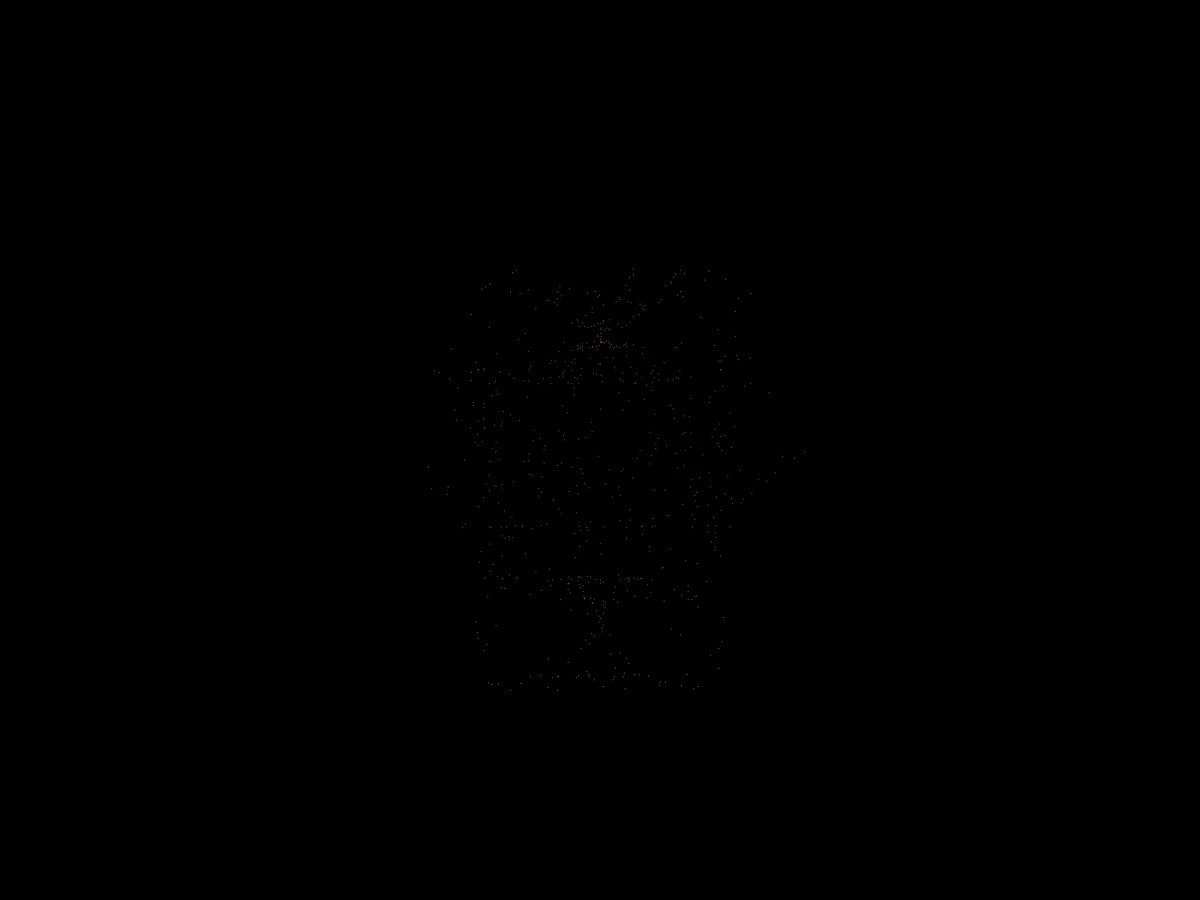
Frame 1 (no input)
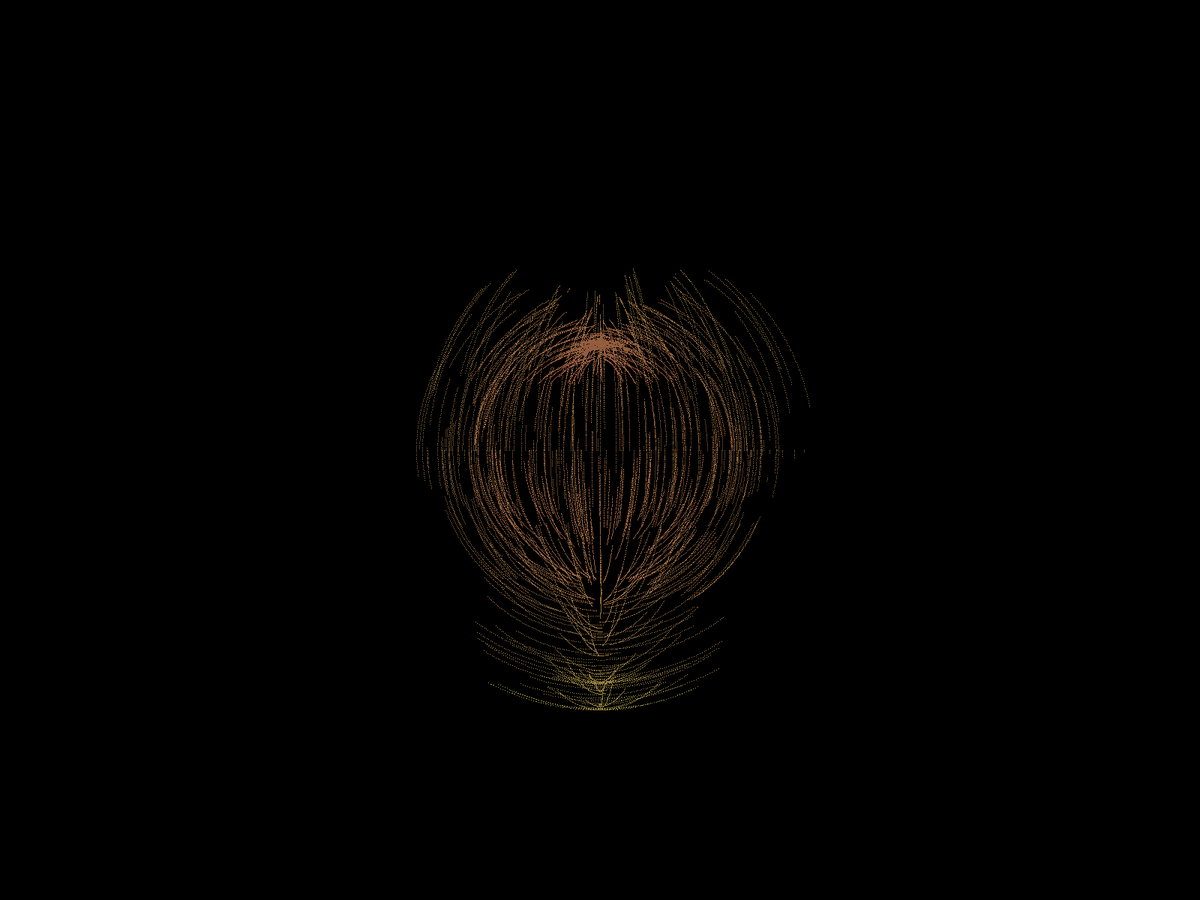
Frame 60 (the mouse pressed at the canvas centre just before this capture)
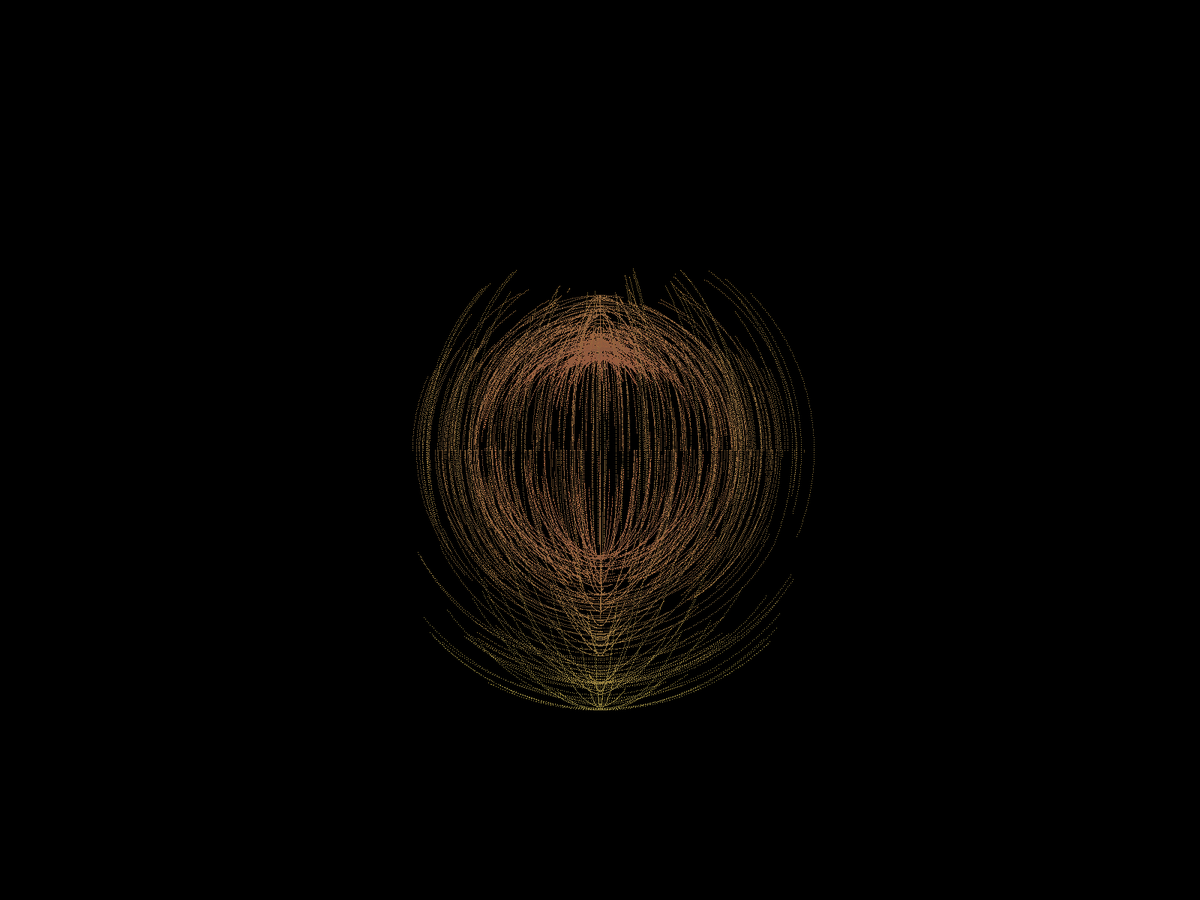
Frame 120 (the mouse held since frame 60 and released just before this capture)

The Processing sketch that drew these frames (run headless with seeded random() and noise(); from frame 60 on, the mouse is pressed at the canvas centre):

// Processing sketch: NoiseRing
// ── NoiseRing.pde
float getX(float r, float phi) {
  return r * cos(phi);
}

float getY(float r, float phi) {
  return r * sin(phi);
}


float t = 0;

void setup() {
  fullScreen();
  noCursor();
  background(0);
  stroke(255,0,0);
  strokeWeight(0.01);
  noFill();
  noiseDetail(8);
  colorMode(HSB);
}


float myRawFunc(float phi, float t) {
  return 20 + 400 * noise(phi + t);
}


float myFunc(float phi, float t) {
  return myRawFunc(phi, t); //-(myRawFunc(TWO_PI, t)-myRawFunc(0, t))*phi/TWO_PI;
}


void draw() {
  t += 0.01;
  translate(width/2, height/2);
  
  float detail = 0.01;
  float prevR = myFunc(0,t);
  
  for (float phi = detail; phi < TWO_PI + detail; phi += detail) {
    float r = myFunc(phi,t);
    
    stroke((r/10 + t)%255, 100 + noise(t) * 100, 100 + noise(t)*100);
    
    float x1 = getX(prevR * sin(r), phi-detail);
    float y1 = getY(prevR, phi-detail);
    float x2 = getX(r, phi);
    float y2 = getY(r, phi);
    //line(x1, y1, x2, y2);
    //triangle(x1, y1, x2, y2, 0, 0);
    color c = color((r/10 + t)%255, 100 + noise(t) * 100, 100 + noise(t)*100);
    set((int)x1 + width/2,(int)y1 + height/2,c);
    prevR = r;
  }
  
}
